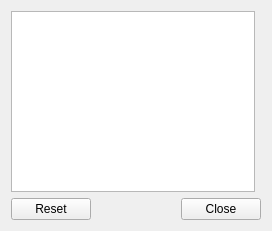
<?xml version="1.0" encoding="UTF-8"?>
<ui version="4.0">
 <class>ConfigDialog</class>
 <widget class="QWidget" name="ConfigDialog">
  <property name="geometry">
   <rect>
    <x>0</x>
    <y>0</y>
    <width>272</width>
    <height>231</height>
   </rect>
  </property>
  <property name="windowTitle">
   <string>Dialog</string>
  </property>
  <layout class="QVBoxLayout" name="verticalLayout">
   <item>
    <layout class="QHBoxLayout" name="horizontalLayout">
     <item>
      <widget class="LxQt::PageSelectWidget" name="moduleList">
       <property name="horizontalScrollBarPolicy">
        <enum>Qt::ScrollBarAlwaysOff</enum>
       </property>
      </widget>
     </item>
     <item>
      <layout class="QVBoxLayout" name="verticalLayout_3">
       <item>
        <widget class="QStackedWidget" name="stackedWidget">
         <property name="currentIndex">
          <number>-1</number>
         </property>
        </widget>
       </item>
      </layout>
     </item>
    </layout>
   </item>
   <item>
    <widget class="QDialogButtonBox" name="buttons">
     <property name="orientation">
      <enum>Qt::Horizontal</enum>
     </property>
     <property name="standardButtons">
      <set>QDialogButtonBox::Close|QDialogButtonBox::Reset</set>
     </property>
    </widget>
   </item>
  </layout>
 </widget>
 <customwidgets>
  <customwidget>
   <class>LxQt::PageSelectWidget</class>
   <extends>QListWidget</extends>
   <header location="global">configdialog/lxqtpageselectwidget.h</header>
  </customwidget>
 </customwidgets>
 <tabstops>
  <tabstop>moduleList</tabstop>
  <tabstop>buttons</tabstop>
 </tabstops>
 <resources/>
 <connections>
  <connection>
   <sender>moduleList</sender>
   <signal>currentRowChanged(int)</signal>
   <receiver>stackedWidget</receiver>
   <slot>setCurrentIndex(int)</slot>
   <hints>
    <hint type="sourcelabel">
     <x>150</x>
     <y>123</y>
    </hint>
    <hint type="destinationlabel">
     <x>344</x>
     <y>117</y>
    </hint>
   </hints>
  </connection>
 </connections>
</ui>
